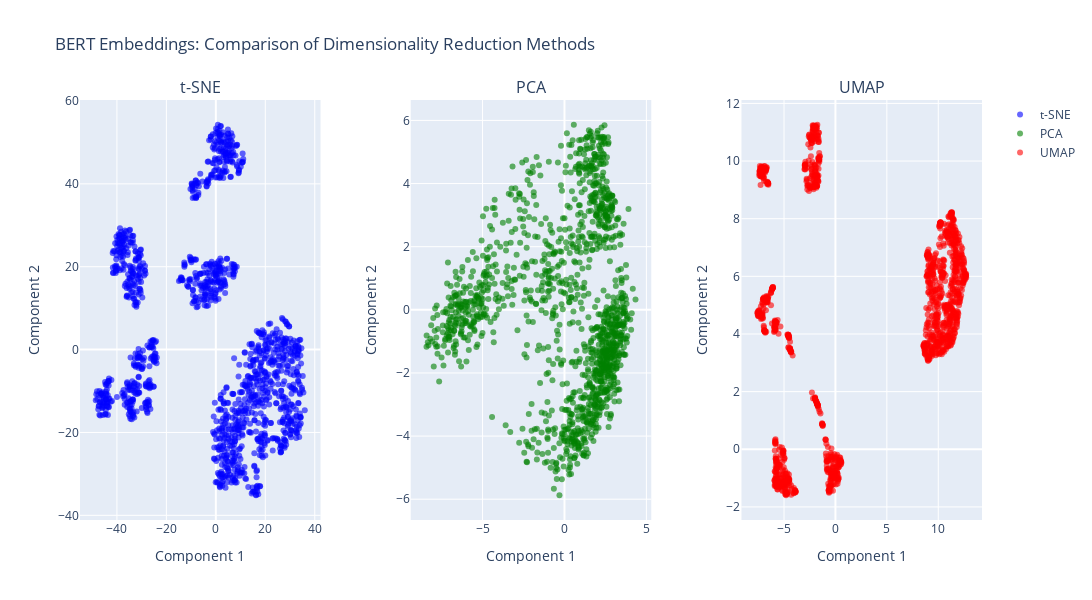

Notebook code cell kept with this figure:
### Code cell
# Visualization 4: Side-by-side comparison
fig = make_subplots(
    rows=1, cols=3,
    subplot_titles=('t-SNE', 'PCA', 'UMAP'),
    horizontal_spacing=0.1
)

# t-SNE
fig.add_trace(
    go.Scatter(
        x=df_viz['tsne_x'], 
        y=df_viz['tsne_y'],
        mode='markers',
        marker=dict(size=6, opacity=0.6, color='blue'),
        name='t-SNE',
        text=df_viz['hover_text'],
        hovertemplate='<b>Text:</b> %{text}<extra></extra>'
    ),
    row=1, col=1
)

# PCA
fig.add_trace(
    go.Scatter(
        x=df_viz['pca_x'], 
        y=df_viz['pca_y'],
        mode='markers',
        marker=dict(size=6, opacity=0.6, color='green'),
        name='PCA',
        text=df_viz['hover_text'],
        hovertemplate='<b>Text:</b> %{text}<extra></extra>'
    ),
    row=1, col=2
)

# UMAP
fig.add_trace(
    go.Scatter(
        x=df_viz['umap_x'], 
        y=df_viz['umap_y'],
        mode='markers',
        marker=dict(size=6, opacity=0.6, color='red'),
        name='UMAP',
        text=df_viz['hover_text'],
        hovertemplate='<b>Text:</b> %{text}<extra></extra>'
    ),
    row=1, col=3
)

fig.update_layout(
    title_text='BERT Embeddings: Comparison of Dimensionality Reduction Methods',
    showlegend=True,
    width=1800,
    height=600
)

fig.update_xaxes(title_text='Component 1', row=1, col=1)
fig.update_yaxes(title_text='Component 2', row=1, col=1)
fig.update_xaxes(title_text='Component 1', row=1, col=2)
fig.update_yaxes(title_text='Component 2', row=1, col=2)
fig.update_xaxes(title_text='Component 1', row=1, col=3)
fig.update_yaxes(title_text='Component 2', row=1, col=3)

fig.show()

### Figure 1 — Plotly figure (JSON) as saved in the notebook; plotly's stock layout.template omitted (floating-point values rounded to 4 significant figures; data arrays with more than 128 entries replaced by an {"elided": "..."} marker saying what was removed)
{"data": [{"hovertemplate": "<b>Text:</b> %{text}<extra></extra>", "marker": {"color": "blue", "opacity": 0.6, "size": 6}, "mode": "markers", "name": "t-SNE", "text": {"elided": "1350 str values"}, "type": "scatter", "x": {"elided": "1350 float values"}, "xaxis": "x", "y": {"elided": "1350 float values"}, "yaxis": "y"}, {"hovertemplate": "<b>Text:</b> %{text}<extra></extra>", "marker": {"color": "green", "opacity": 0.6, "size": 6}, "mode": "markers", "name": "PCA", "text": {"elided": "1350 str values"}, "type": "scatter", "x": {"elided": "1350 float values"}, "xaxis": "x2", "y": {"elided": "1350 float values"}, "yaxis": "y2"}, {"hovertemplate": "<b>Text:</b> %{text}<extra></extra>", "marker": {"color": "red", "opacity": 0.6, "size": 6}, "mode": "markers", "name": "UMAP", "text": {"elided": "1350 str values"}, "type": "scatter", "x": {"elided": "1350 float values"}, "xaxis": "x3", "y": {"elided": "1350 float values"}, "yaxis": "y3"}], "layout": {"annotations": [{"font": {"size": 16}, "showarrow": false, "text": "t-SNE", "x": 0.1333, "xanchor": "center", "xref": "paper", "y": 1, "yanchor": "bottom", "yref": "paper"}, {"font": {"size": 16}, "showarrow": false, "text": "PCA", "x": 0.5, "xanchor": "center", "xref": "paper", "y": 1, "yanchor": "bottom", "yref": "paper"}, {"font": {"size": 16}, "showarrow": false, "text": "UMAP", "x": 0.8667, "xanchor": "center", "xref": "paper", "y": 1, "yanchor": "bottom", "yref": "paper"}], "height": 600, "showlegend": true, "title": {"text": "BERT Embeddings: Comparison of Dimensionality Reduction Methods"}, "width": 1800, "xaxis": {"anchor": "y", "domain": [0, 0.2667], "title": {"text": "Component 1"}}, "xaxis2": {"anchor": "y2", "domain": [0.3667, 0.6333], "title": {"text": "Component 1"}}, "xaxis3": {"anchor": "y3", "domain": [0.7333, 1], "title": {"text": "Component 1"}}, "yaxis": {"anchor": "x", "domain": [0, 1], "title": {"text": "Component 2"}}, "yaxis2": {"anchor": "x2", "domain": [0, 1], "title": {"text": "Component 2"}}, "yaxis3": {"anchor": "x3", "domain": [0, 1], "title": {"text": "Component 2"}}}}
